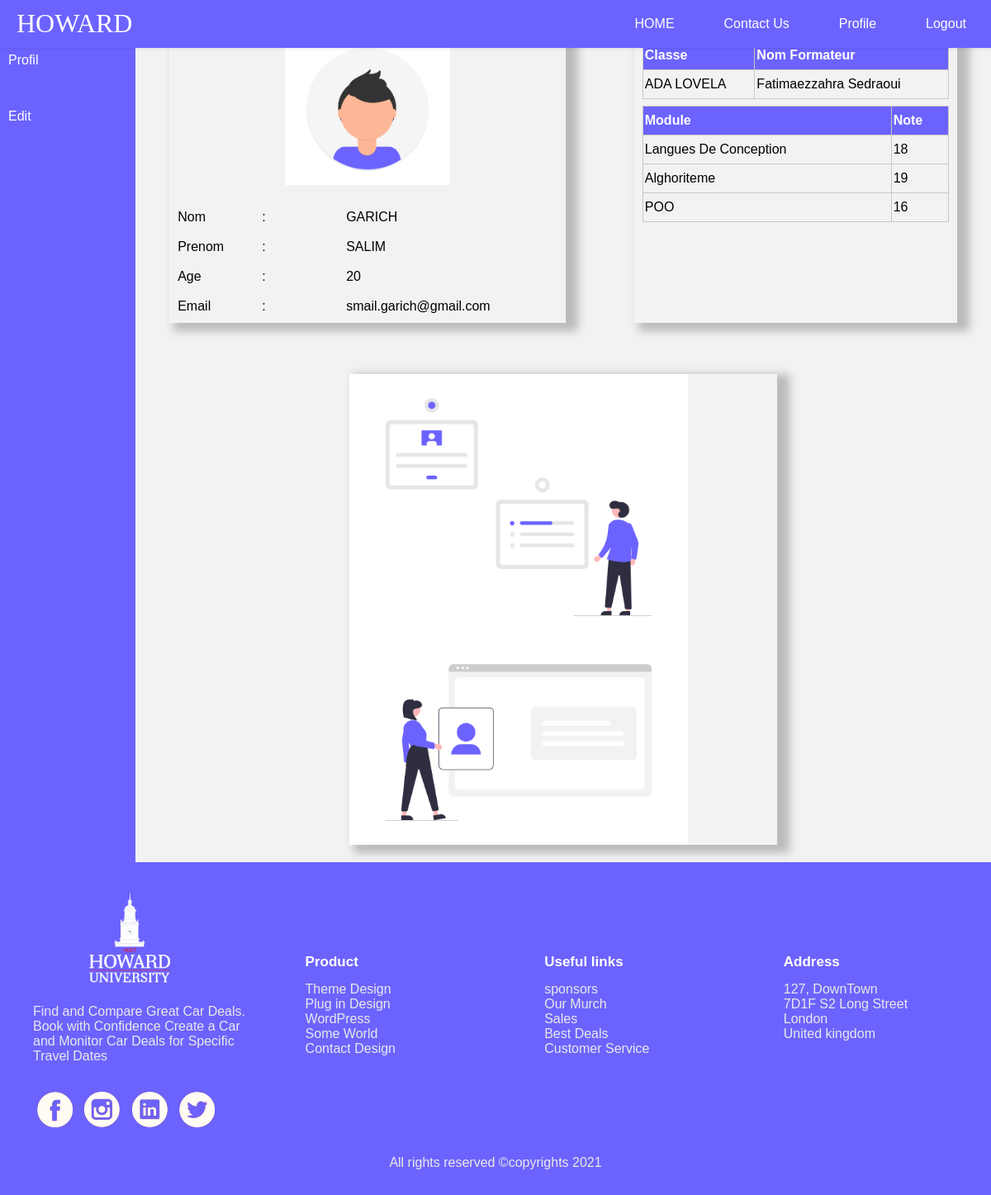
Screenshot of /Php_Project-main/Php_Project-main/Etudiant_pg.php (signed in) with the database file from the repository.
### tables this page shows
CREATE TABLE IF NOT EXISTS `personne` (
  `ID_PERSON` int(11) NOT NULL AUTO_INCREMENT,
  `NOM` varchar(50) DEFAULT NULL,
  `PRENOM` varchar(50) DEFAULT NULL,
  `AGE` int(11) DEFAULT NULL,
  `EMAIL` varchar(50) DEFAULT NULL,
  `PASSWORD` varchar(50) DEFAULT NULL,
  PRIMARY KEY (`ID_PERSON`)
);

create table CLASSE_ETD
(
   ID_CLASSE_ETD        int not null,
   ID_FORMATEUR         int not null,
   NOM                  char(10),
   primary key (ID_CLASSE_ETD)
);

create table NOTES
(
   ID_NOTE              int not null,
   ID_FORMATEUR         int not null,
   ID_ETUDIANT          int not null,
   ID_MODULE            int not null,
   NOTE                 float,
   primary key (ID_NOTE)
);

create table MODULE
(
   ID_MODULE            int not null,
   NOM_MODULE           char(50),
   primary key (ID_MODULE)
);

### Php_Project-main/Php_Project-main/Etudiant_pg.php (the view, shortened to what this page needs)
<!DOCTYPE html>
<html lang="en">
	<head>
		<link rel="stylesheet" href="sass/navbar.css" />
		<link rel="stylesheet" href="sass/footer.css">
        <link rel="stylesheet" href="sass/main.css">
        <link rel="stylesheet" href="sass/Etudiant_sass.css">
<?php
	include("includ_html/hedar.php");
	$db = mysqli_connect('localhost', 'root', '', 'brief4_conception');
	$email = "";
	$id = 0;
	$emailErr = "";
	$passErr = "";
	$dash=isset($_GET['dash']) ? $_GET['dash'] : 0;
	if(!empty($_SESSION['ID_ETD'])){
		$ID_ETD = $_SESSION['ID_ETD'];
		$results = mysqli_query($db,"SELECT personne.* FROM personne INNER JOIN personne_etud on personne.ID_PERSON = personne_etud.ID_PERSON WHERE personne_etud.ID_ETUDIANT=$ID_ETD");
    	$results2 = mysqli_query($db,"SELECT classe_etd.ID_CLASSE_ETD,classe_etd.NOM,personne_formateur.ID_FORMATEUR,CONCAT(personne.PRENOM ,' ', personne.NOM) AS Full_Name FROM classe_etd  INNER JOIN personne_formateur on personne_formateur.ID_FORMATEUR=classe_etd.ID_FORMATEUR INNER JOIN personne_etud on personne_etud.ID_ClasseETD=classe_etd.ID_CLASSE_ETD RIGHT JOIN personne on personne.ID_PERSON = personne_formateur.ID_PERSON WHERE personne_etud.ID_ETUDIANT = $ID_ETD");
		$results3 = mysqli_query($db,"SELECT module.NOM_MODULE,notes.NOTE FROM notes INNER JOIN module on notes.ID_MODULE= module.ID_MODULE WHERE notes.ID_ETUDIANT=$ID_ETD");
		$row = mysqli_fetch_array($results);
		$nom_e = $row['NOM'];
		$pren_e=$row['PRENOM'];
		$age = $row['AGE'];
		$emal_e=$row['EMAIL'];
	while($row = mysqli_fetch_array($results2)){
		$Nom_classe = $row['NOM'];
		$Nom_Formateur = $row['Full_Name'];
	}
	?>
	<div class="contant">
		<div class="dashb">
			<a href="Etudiant_pg.php?dash=1"><div>Profil</div></a>
			<a href="Etudiant_pg.php?dash=2"><div>Edit</div></a>
		</div>
		<div class="div_cont">
		<div class="contant">
			<div class="info profil_card">
				<div class="imgP">
					<img src="img/profil.png" alt="">
				</div>
				<div class=Info_P>
					<table>
						<tr>
							<td>Nom</td>
							<td>:</td>
							<td><?php echo $nom_e; ?></td>
						</tr>
						<tr>
							<td>Prenom</td>
							<td>:</td>
							<td><?php echo $pren_e; ?></td>
						</tr>
						<tr>
							<td>Age</td>
							<td>:</td>
							<td><?php echo $age; ?></td>
						</tr>
						<tr>
							<td>Email</td>
							<td>:</td>
							<td><?php echo $emal_e; ?></td>
						</tr>
						<?php
					}else {
							header('Location:index.php');
						} ?>
					</table>
				</div>
			</div>
			<div class="info">
				<div class="tabl_classe">
					<table>
							<tr>
								<th>Classe</th>
								<th>Nom Formateur</th>
							</tr>
							<tr>
								<td><?php echo $Nom_classe; ?></td>
								<td><?php echo $Nom_Formateur; ?></td>
							</tr>
					</table>
				</div>
						<div class="tabl_classe">
							<table>
								<thead>
									<tr>
										<th>Module</th>
										<th>Note</th>
									</tr>
								</thead>
								<?php while ($row_n = mysqli_fetch_array($results3)) { ?>
									<tr>
										<td><?php echo $row_n['NOM_MODULE']; ?></td>
										<td><?php echo $row_n['NOTE']; ?></td>
									</tr>
								<?php } ?>
							</table>
						</div>
				</div>
			</div>
			<?php if ($dash == 2){
				if (isset($_SESSION['up'])){ ?>
				<div class="msg">
				<?php
					echo $_SESSION['up'];
					unset($_SESSION['up']);
				?>
	</div>
    <?php } ?>
	<form method="POST" action="?dash=2" >
	<input type="hidden" name="id" value="<?php echo $id; ?>">
		<div class="input-group">
			<label>Email</label>
			<input type="text" name="email" value="<?php echo $email; ?>">
			<span><?php echo $emailErr; ?></span>
		</div>
		<div class="input-group">
			<label>Password</label>
			<input type="password" name="newpass" value="" placeholder="New Password">
			<br><br>
			<input type="password" name="reptpass" value="" placeholder="Repet New Password">
			<br><br>
			<span><?php echo $passErr; ?></span>
		</div>
		<div class="input-group">
	<button class="btn" type="submit" name="update" style="background: #556B2F;" >update</button>
		</div>
		<?php  }else {  ?>
			<div class="btm_div">
				<img src="img/profil1.png" alt="">
				<img src="img/profil2.png" alt="">
			</div>
		</div>
		<?php } ?>
		</div>
	<?php include("includ_html/footer_html.php"); ?>

### Php_Project-main/Php_Project-main/includ_html/hedar.php (shortened to what this page needs)
</head>
<body>
	<header class="header">
		<a href="" class="logo">HOWARD</a>
		<ul class="menu">
               <?php if(!empty($_SESSION['ID_FRM']) || !empty($_SESSION['ID_ETD']) || !empty($_SESSION['ID_ADM']) ){ ?>
                   <li><a href="<?php echo $_SESSION['LogOut']; ?>"  >Logout </a></li>
                   <li><a href="<?php echo $_SESSION['Profil']; ?>">Profile</a></li>
                   <?php } else { ?>
			<li><a href="page_login.php">Login</a></li>
               <?php } ?>
			<li><a href="Page_contactUS.php">Contact Us</a></li>
			<li><a href="index.php">HOME</a></li>
		</ul>
	</header>

### Php_Project-main/Php_Project-main/includ_html/footer_html.php
<footer class="">
			<div class="footer">
				<div class="footer-section footer1">
					<img id="logo-footer" src="img/howard_social2.png" alt="logo" />
					<p>
							Find and Compare Great Car Deals. <br>
							Book with Confidence Create a Car <br>
							and Monitor Car Deals for Specific Travel Dates
					</p>
					<br />
					<a class="socials" href="#"
						><img src="img/facebook.png" alt=""
					/></a>
					<a class="socials" href="#"
						><img src="img/instagram.png" alt=""
					/></a>
					<a class="socials" href="#"
						><img src="img/linkedin.png" alt=""
					/></a>
					<a class="socials" href="#"
						><img src="img/Twitter.png" alt=""
					/></a>
				</div>
				<div class="footer-section footer2">
					<ul class="boxFooter">
						<h2>Product</h2>
						<li><a href="#">Theme Design</a></li>
						<li><a href="#">Plug in Design</a></li>
						<li><a href="#">WordPress</a></li>
						<li><a href="#">Some World</a></li>
						<li><a href="#">Contact Design</a></li>
					</ul>
				</div>
				<div class="footer-section footer3">
					<ul class="boxFooter">
						<h2>Useful links</h2>
						<li><a href="#">sponsors</a></li>
						<li><a href="#">Our Murch</a></li>
						<li><a href="#">Sales</a></li>
						<li><a href="#">Best Deals</a></li>
						<li><a href="#">Customer Service</a></li>
					</ul>
				</div>
				<div class="footer-section footer4">
					<ul class="boxFooter">
						<h2>Address</h2>
						<li><a href="#">127, DownTown</a></li>
						<li><a href="#">7D1F S2 Long Street</a></li>
						<li><a href="#">London</a></li>
						<li><a href="#">United kingdom</a></li>
					</ul>
				</div>
			</div>
			<div class="footer-bottom">
				All rights reserved &copy;copyrights 2021
			</div>
		</footer>
	</body>
</html>

### Php_Project-main/Php_Project-main/sass/navbar.css (style rules this page uses)
body { margin: 0; font-family: Helvetica, sans-serif; background-color: #f2f2f2; }
a { color: white; }
.logo { font-family: "Times New Roman", Times, serif; }
.header { background-color: #6c63ff; -webkit-box-shadow: 1px 1px 4px 0 rgba(0, 0, 0, 0.1); box-shadow: 1px 1px 4px 0 rgba(0, 0, 0, 0.1); position: fixed; width: 100%; z-index: 3; }
.header ul { margin: 0; padding: 0; list-style: none; overflow: hidden; background-color: #6c63ff; }
.header .logo { display: block; float: left; font-size: 2em; padding: 10px 20px; text-decoration: none; }
.header li a { display: block; padding: 20px 20px; text-decoration: none; }
.header .menu { clear: both; max-height: 0; -webkit-transition: max-height 0.2s ease-out; transition: max-height 0.2s ease-out; }
@media screen and (min-width: 768px) { .header li { float: left; } }
@media screen and (min-width: 768px) { .header li a { padding: 20px 30px; } }
@media screen and (min-width: 768px) { .header .menu { clear: none; float: right; max-height: none; } }
@media screen and (min-width: 768px) { .header li { clear: none; float: right; max-height: none; } }

### Php_Project-main/Php_Project-main/sass/footer.css (style rules this page uses)
.footer { display: -webkit-box; display: -ms-flexbox; display: flex; -webkit-box-orient: horizontal; -webkit-box-direction: normal; -ms-flex-flow: row wrap; flex-flow: row wrap; color: white; background-color: #6c63ff; padding-left: 10px; padding-right: 10px; }
.footer .footer1 .socials { padding: 5px; }
.footer .footer1 #logo-footer { width: 90%; }
.footer .footer-section { width: 22%; padding-left: 30px; padding-top: 30px; position: relative; }
.footer .footer-section .boxFooter li a { text-decoration: none; color: #e9e9e9; }
.footer .footer-section p { color: #e9e9e9; font-family: Arial, Helvetica, sans-serif; }
.footer .footer-section h2 { font-weight: 600; font-size: 17px; font-family: Arial, Helvetica, sans-serif; }
.footer .footer-section ul { list-style: none; }
.footer .footer2 { position: relative; top: 65px; }
.footer .footer3 { position: relative; top: 65px; }
.footer .footer4 { position: relative; top: 65px; }
.footer a { text-decoration: none; font-family: Arial, Helvetica, sans-serif; }
.footer-bottom { text-align: center; color: #e9e9e9; padding: 30px; font-family: Arial, Helvetica, sans-serif; background-color: #6c63ff; }

### source code/sass/Etudiant_sass.css (style rules this page uses)
.info { width: 50%; margin-left: 10%; -webkit-box-shadow: 10px 5px 10px 5px #bbbbbb; box-shadow: 10px 5px 10px 5px #bbbbbb; margin: 4%; }
.info .tabl_classe table { width: 95%; border-collapse: collapse; text-align: left; margin: 2% auto 2%; }
.info .tabl_classe tr { border-bottom: 1px solid #cbcbcb; }
.info .tabl_classe th { background-color: #6c63ff; color: white; border: solid 1px #c8c8c8; height: 30px; padding: 2px; }
.info .tabl_classe td { border: solid 1px #c8c8c8; height: 30px; padding: 2px; }
.info .imgP { width: 200px; }
.info .imgP img { width: 200px; }
.Info_P { width: 480px; }
.Info_P table { margin-top: 15px; }
.Info_P td { padding: 2% 2%; width: 100px; }
.Info_P td:last-child { width: 200px; }
.contant { position: relative; width: 100%; display: -webkit-box; display: -ms-flexbox; display: flex; }
.contant .dashb { padding-top: 3%; width: 15%; background: #6c63ff; }
.contant .dashb a { text-decoration: none; margin-left: 20px; }
.contant .dashb a div { width: 90%; height: 30px; padding: 10px 10px; -webkit-box-align: center; -ms-flex-align: center; align-items: center; }
.div_cont { width: 95%; }
.btm_div { display: -webkit-box; display: -ms-flexbox; display: flex; -ms-flex-wrap: wrap; flex-wrap: wrap; width: 50%; margin: 2% auto 2%; -webkit-box-shadow: 10px 5px 10px 5px #bbbbbb; box-shadow: 10px 5px 10px 5px #bbbbbb; }
.btm_div img { width: 410px; }
.profil_card { display: -webkit-box; display: -ms-flexbox; display: flex; -ms-flex-wrap: wrap; flex-wrap: wrap; -ms-flex-pack: distribute; justify-content: space-around; }

### rows the page displays
personne: NOM "GARICH", PRENOM "SALIM", AGE "20", EMAIL "smail.garich@gmail.com"
classe_etd: NOM "ADA LOVELA"
notes: ID_MODULE.NOM_MODULE "Langues De Conception", NOTE "18"
notes: ID_MODULE.NOM_MODULE "Alghoriteme", NOTE "19"
notes: ID_MODULE.NOM_MODULE "POO", NOTE "16"

### other values shown
$Nom_Formateur "Fatimaezzahra Sedraoui"
